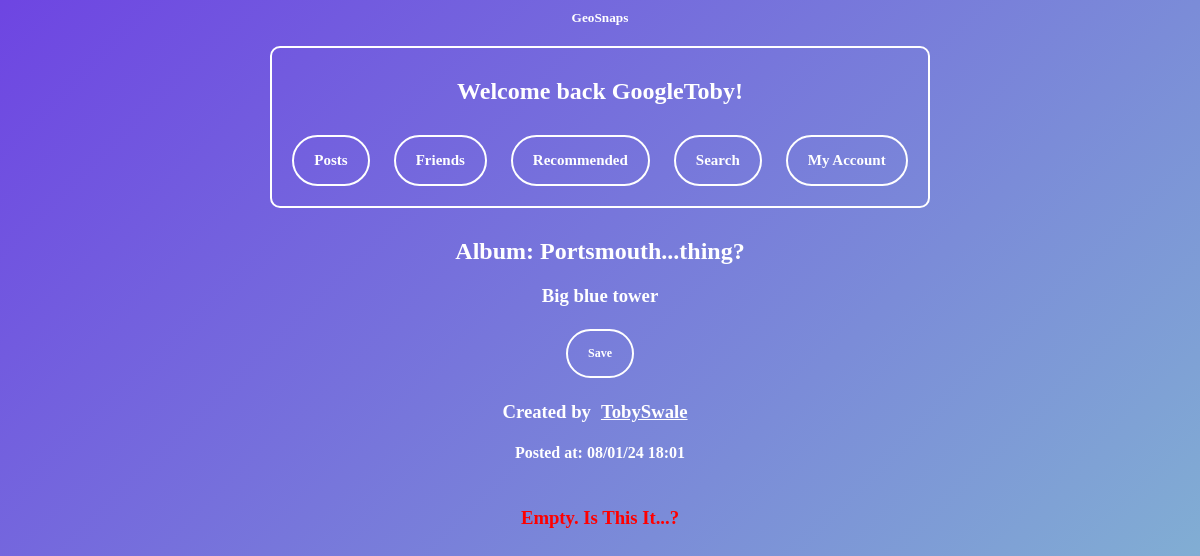
The page /viewalbum?id=1511 (signed in) on the database as committed earlier.
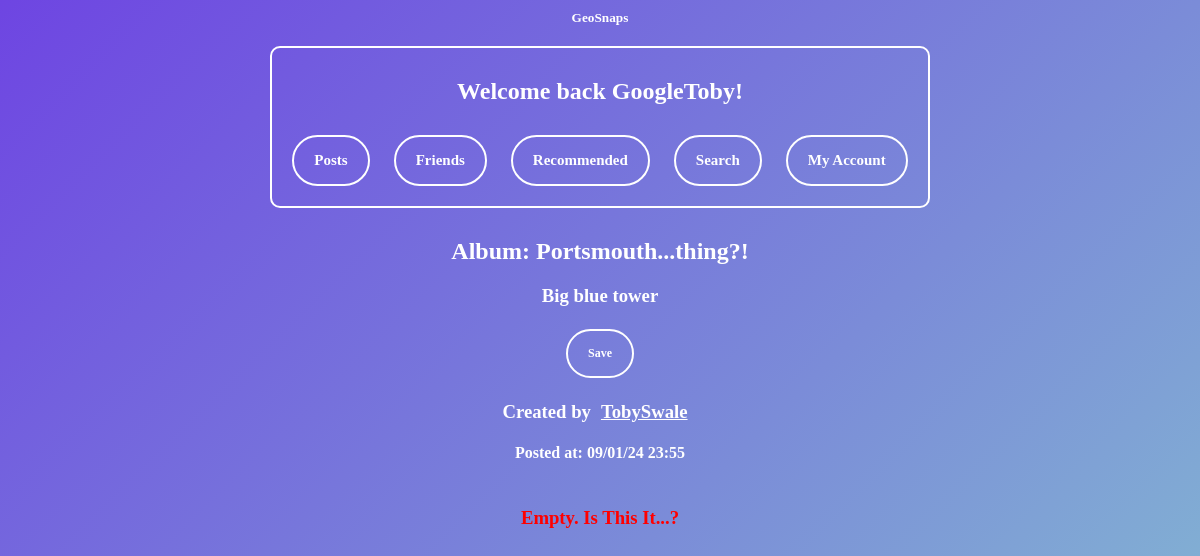
The same page on the database as committed later.
### tables this page shows
CREATE TABLE "Posts" (
	"text"	TEXT,
	"timeposted"	TEXT,
	"user"	TEXT NOT NULL,
	"id"	INTEGER NOT NULL UNIQUE,
	"filename"	TEXT,
	"descr"	TEXT,
	"likes"	INTEGER DEFAULT 0,
	"dislikes"	INTEGER DEFAULT 0,
	"privacy"	TEXT,
	"lng"	TEXT,
	"lat"	TEXT,
	"album"	TEXT,
	"country"	TEXT,
	"city"	TEXT,
	"town"	TEXT,
	PRIMARY KEY("id" AUTOINCREMENT)
);

### main.py (the view, shortened to what this page needs)
@web_site.route('/viewalbum', methods=['GET', 'POST'])
def viewalbum():
    listofpostids = []
    sorteddatetime = {}
    username = session["username"]
    albumid = request.args.get('id')
    con = sqlite3.connect('database.db')
    con.row_factory = sqlite3.Row
    sql = "SELECT privacy,user FROM Posts WHERE id = ?"
    cursor = con.cursor()
    cursor.execute(sql, (albumid,))
    postinfo = cursor.fetchall()
    if not postinfo:
        return render_template('404.html')
    getprivacy = postinfo[0]['privacy']
    getuser = postinfo[0]['user']
    sql = "SELECT status FROM friendrequests WHERE usersend = ? AND userreceive = ? "
    cursor = con.cursor()
    cursor.execute(sql, (username, getuser,))
    getstatus = cursor.fetchone()
    if getstatus is None:
        getstatus = "0"
    getstatus = getstatus[0]
    if getprivacy == "private" and getstatus != 2 and getuser != username:
        return redirect(url_for('viewaccount', id=getuser))
    con.row_factory = sqlite3.Row
    cursor = con.cursor()
    sql = "SELECT postid FROM albums WHERE albumid = ?"
    cursor.execute(sql, (albumid,))
    for row in cursor.fetchall():
        listofpostids.append(row[0])
    datetimedict = {}
    unformatposts = []
    sortedpostids = []
    for i in sorteddatetime:
        sortedpostids.append(i[0])  # once the dictinary is sorted in seconds ago then remove the seconds so just a list of postids in chronological order
    sortedpostids += unformatposts
    lnglatpoints = []
    filenames = []
    con.row_factory = sqlite3.Row
    cursor = con.cursor()
    postinfo = []
    cursor = con.cursor()
    con.row_factory = sqlite3.Row
    sql = "Select * FROM Posts WHERE id = ?"
    cursor = con.cursor()
    cursor.execute(sql, (albumid,))
    rows2 = cursor.fetchall() # rows 2 is for album info
    con = sqlite3.connect('database.db')
    sql = "SELECT savedpostid FROM savedposts WHERE savedpostid = ? and username = ?"
    cursor = con.cursor()
    cursor.execute(sql, (albumid, username))
    getsavedid = cursor.fetchone()
    if getsavedid is not None:
        checksaved = True
    else:
        checksaved = False
    imagesize = []
    return render_template("viewalbum.html", rows=postinfo, rows2=rows2,username=username, checksaved = checksaved, lnglatpoints = lnglatpoints, filenames = filenames,imagesize =imagesize)

### templates/viewalbum.html (shortened to what this page needs)
{% extends 'base.html' %}
{% block content %}
{% for row2 in rows2 %}
  <div class="text-container">
    <h2>Album: {{row2['text']}} </h2>
    <h3>{{row2['descr']}}</h3>
  </div>
<form method="POST">
  {% if checksaved == False %}
    <p><input type="submit" value="Save" name="save"></p>
  {% else %}
    <p><input type="submit" value="Unsave" name="unsave"></p>
  {% endif %}
</form>
<div class="namelink">
  {% if row2["user"] != username %}
    <h3>Created by<a href="/viewaccount?id={{row2['user']}}">{{row2['user']}}</a></h3>
  {% else %}
    <h3>Created by<a href="/account">{{row2['user']}}</a></h3>
  {% endif %}
  </div>
  {% if row2["timeposted"][-5:] == "12:51" %}
        <h4>Posted at: {{row2["timeposted"]}} ;)</h4><br><br>
  {% else %}
        <h4>Posted at: {{row2["timeposted"]}}</h4><br><br>
  {% endif %}
  {% if not rows %}
    <h3 style="color: red;">Empty. Is This It...?</h3>
  {% endif %}
<body>
  <div id="map" style="height: 600px;" class="map-container-big"></div>
</body>
<br>
{% endfor %}
{% endblock %}

Rows that differ between the two databases and show on the page:
changed Posts "Big blue tower": text "Portsmouth...thing?" → "Portsmouth...thing?!"; timeposted "08/01/24 18:01" → "09/01/24 23:55"
